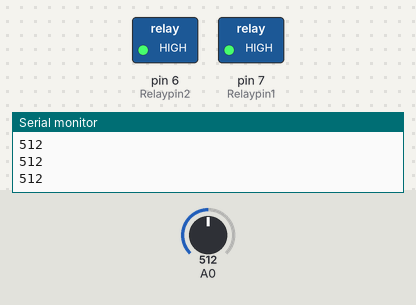
A sketch run on a simulated Arduino Uno, built with avr-gcc and run on an emulated ATmega328P. Shown: switched loads named in the sketch (green lamp = pin HIGH), the last lines printed to the serial monitor. The test bench sets the inputs (shaded band); at power-on: A0 = 512.

Above: at 1.2 s.
1.3 s: A0 set to 484
At 2.4 s:
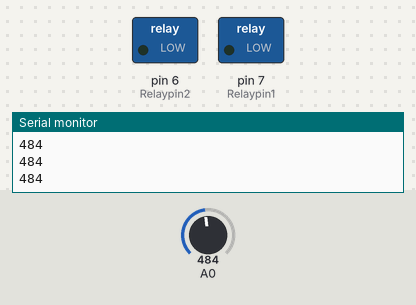
2.8 s: A0 set to 510
At 3.7 s:
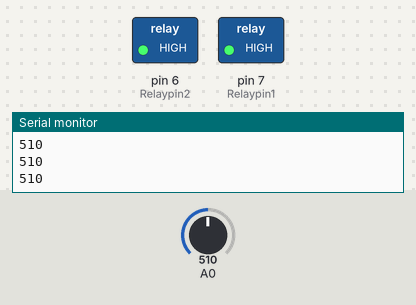
4.3 s: A0 set to 490
At 5.0 s:
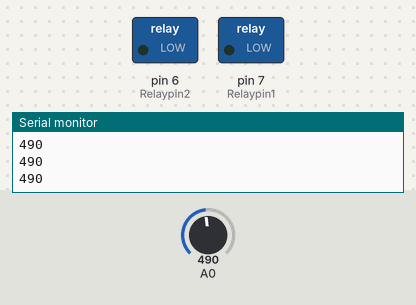
Timing chart, 0 to 7.3 s (numbered marks = the images above; inputs shaded):
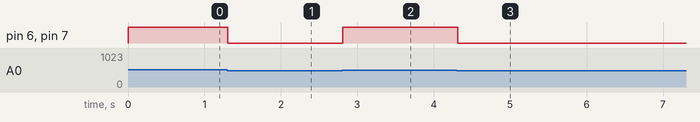

Measured:
- the behaviour switches between 500 and 499 on A0 (found by bisection; images 0 and 1)
- after the input at 1.3 s, pin 6 (Relaypin2), pin 7 (Relaypin1): HIGH → LOW at once
- after the input at 2.8 s, pin 6 (Relaypin2), pin 7 (Relaypin1): LOW → HIGH at once
- after the input at 4.3 s, pin 6 (Relaypin2), pin 7 (Relaypin1): HIGH → LOW at once

The sketch:

Water_level_and_pump.ino
```cpp
int Relaypin1 = 7;                 // IN1
int Relaypin2 = 6;                 // IN2

void setup()
{
  Serial.begin(9600);
  pinMode(Relaypin1,OUTPUT);         // 릴레이 제어 1번핀을 출력으로 설정
  pinMode(Relaypin2,OUTPUT);         // 릴레이 제어 2번핀을 출력으로 설정
}

void loop()
{

  int level = analogRead(A0);
  Serial.println(level);
  if(level<500){
  digitalWrite (Relaypin1, LOW); // 릴레이 ON
               //1초 대기
  digitalWrite (Relaypin2, LOW); // 릴레이 OFF
  delay (100);
  }
  else{
  digitalWrite (Relaypin1, HIGH);// 릴레이 ON
  digitalWrite (Relaypin2, HIGH); // 릴레이 OFF
  delay (100);
  }
}
```
